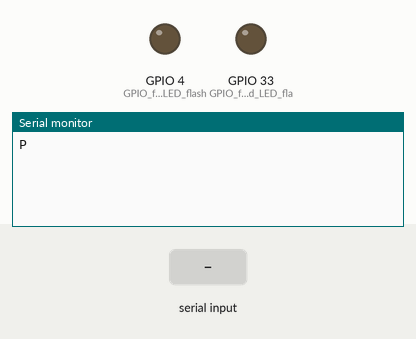
Simulated run of this sketch. Board: ESP32. On the bench: output pins drawn as LEDs (lit = HIGH), the last lines printed to the serial monitor. The inputs (shaded band) are chosen by the test bench. Storage starts empty; the camera gives no picture.

Above: at 0.8 s.
0.9 s: "H_\n" received over Serial
At 2.0 s:
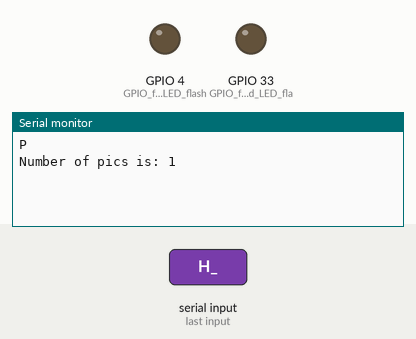
At 2.9 s:
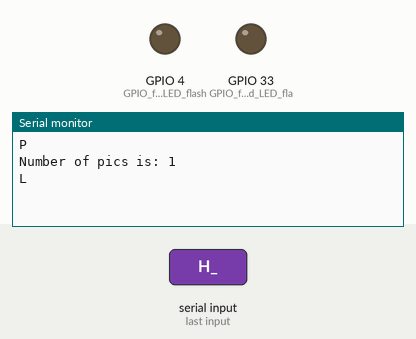

Measured:
- after the input at 0.9 s, the serial monitor: prints a new line at once (image 1)

The sketch:

KiloCam_V3_LT_ESP32Code_03042024.ino
```cpp
/*
 *  WELCOME TO THE CODE FOR ESP32-CAM USED WITH KILOCAM V3 CAMERAS
 *
 *  NOTE: Power your board with 5V (to the 5V pin) from an FTDI programmer while uploading this code.
 *
 *  This code is only compatible with blue KiloCam V3+ boards. Check your PCB for its version.
 *
 *  The code below establishes communications between both PCBs, allowing all settings to be
 *  made in the KiloCam code file. Changing how many photos are in a burst? Go to that file.
 *  These communications reduce power consumption by making image capture more efficient.
 *
 *  No modifications are needed to this code. Simply upload it to your ESP32-CAM board
 *  that you plan to use with a KiloCam V3 or newer board. All modifications should be
 *  made to the KiloCam code file, not this one.
 *
 *  NOTE: It has been documented that certain versions of ESP32 board manager cause SD
 *  cards to not properly mount (open) with ESP32 boards. Please use arduino-esp32 version 2.0.4 or later.
 *  This can be installed by following the instructions at the link below and, in Arduino -> Boards Manager, selecting version 2.0.4.
 *
 *  Link: https://docs.espressif.com/projects/arduino-esp32/en/latest/installing.html#installing-using-arduino-ide
 *
 */

#include <WiFi.h>
#include <WiFiClient.h>
#include <WiFiServer.h>
#include <WiFiUdp.h>
#include "esp_camera.h"
#include "Arduino.h"
#include "FS.h"                // SD Card ESP32
#include "SD_MMC.h"            // SD Card ESP32
#include "soc/soc.h"           // Disable brownout problems
#include "soc/rtc_cntl_reg.h"  // Disable brownout problems
#include "driver/rtc_io.h"

// Pin definition for CAMERA_MODEL_AI_THINKER
#define PWDN_GPIO_NUM     32
#define RESET_GPIO_NUM    -1
#define XCLK_GPIO_NUM      0
#define SIOD_GPIO_NUM     26
#define SIOC_GPIO_NUM     27
#define Y9_GPIO_NUM       35
#define Y8_GPIO_NUM       34
#define Y7_GPIO_NUM       39
#define Y6_GPIO_NUM       36
#define Y5_GPIO_NUM       21
#define Y4_GPIO_NUM       19
#define Y3_GPIO_NUM       18
#define Y2_GPIO_NUM        5
#define VSYNC_GPIO_NUM    25
#define HREF_GPIO_NUM     23
#define PCLK_GPIO_NUM     22

// Initialize variables
char NUMPICS[4];
char PAYLOAD[50];
char TIMESTAMP[15];
int NumPics = 1; // Initialize NumPics variable to one. DO NOT ADJUST.
int LIGHT = 0; // Initialize LIGHT variable
int TEMP = 0; // Initialize TEMP variable

void setup() {

  rtc_gpio_hold_en(GPIO_NUM_4);

  WRITE_PERI_REG(RTC_CNTL_BROWN_OUT_REG, 0); //disable brownout detector
  rtc_gpio_hold_dis(GPIO_NUM_4);  //disable pin hold if it was enabled before sleeping
  WiFi.mode(WIFI_MODE_NULL); // Disable onboard wifi antenna to save power


  Serial.begin(57600);

  //Serial.println();
  //Serial.println("Booting...");

  pinMode(33, OUTPUT);   // GPIO for on-board LED flash
  pinMode(4, OUTPUT); //GPIO for LED flash

  //delay(1000); //startup delay before sending on signal

  // Tell KiloCam the ESP32-Cam is awake
  Serial.println("P");

  // Wait for response
  while(Serial.available() == 0) {
    // No actions here
    };

  // Parse NumPics data from KiloCam
  int i = 0;
  if (Serial.available() > 0) {
    while (Serial.available() > 0) {
      char inByte = Serial.read();
      delay(10);

      if (inByte != '\n') {
        NUMPICS[i] = inByte;
        i++; // Incrementing through the bytes in the message
      } else {
        NUMPICS[i] = 0;
      }
    }

      if (strncmp(NUMPICS, "N_", 2) == 0) {
          // Skip the first two characters ('N_')
          char* token = NUMPICS + 2;

          // Parse the remaining part of the payload as an integer
          NumPics = atoi(token);
          //Serial.print("NumPics: "); Serial.println(NumPics);
      }
  }

  Serial.print("Number of pics is: "); Serial.println(NumPics);

  // Initialize camera
  camera_config_t config;
  // force the frame buffer to be in psRAM
  config.fb_location = CAMERA_FB_IN_PSRAM;
  config.ledc_channel = LEDC_CHANNEL_0;
  config.ledc_timer = LEDC_TIMER_0;
  config.pin_d0 = Y2_GPIO_NUM;
  config.pin_d1 = Y3_GPIO_NUM;
  config.pin_d2 = Y4_GPIO_NUM;
  config.pin_d3 = Y5_GPIO_NUM;
  config.pin_d4 = Y6_GPIO_NUM;
  config.pin_d5 = Y7_GPIO_NUM;
  config.pin_d6 = Y8_GPIO_NUM;
  config.pin_d7 = Y9_GPIO_NUM;
  config.pin_xclk = XCLK_GPIO_NUM;
  config.pin_pclk = PCLK_GPIO_NUM;
  config.pin_vsync = VSYNC_GPIO_NUM;
  config.pin_href = HREF_GPIO_NUM;
  config.pin_sscb_sda = SIOD_GPIO_NUM;
  config.pin_sscb_scl = SIOC_GPIO_NUM;
  config.pin_pwdn = PWDN_GPIO_NUM;
  config.pin_reset = RESET_GPIO_NUM;
  config.xclk_freq_hz = 20000000;
  config.pixel_format = PIXFORMAT_JPEG; //Can also be: YUV422,GRAYSCALE,RGB565,JPEG
  config.grab_mode = CAMERA_GRAB_LATEST; // CRITICAL! If set to CAMERA_GRAB_WHEN_EMPTY you get old images

  // Define frame size, image quality, and number of pictures saved in the frame buffer.

  if(psramFound()){
    config.frame_size = FRAMESIZE_UXGA; // FRAMESIZE_ + QVGA|CIF|VGA|SVGA|XGA|SXGA|UXGA
    config.jpeg_quality = 10; //10-63, lower number is higher quality
    config.fb_count = 2;
  } else {
    config.frame_size = FRAMESIZE_SVGA;
    config.jpeg_quality = 12;
    config.fb_count = 1;
  }

  // Init Camera
  esp_err_t err = esp_camera_init(&config);
  if (err != ESP_OK) {
    //Serial.printf("Camera init failed with error 0x%x", err);
    return;
  }

  // Set camera settings (note that this can be tricky, best to leave as-is.
  // Use ESP32CAM examples > Camera > CameraWebServer to find the best settings for your situation
  sensor_t * s = esp_camera_sensor_get();

  s->set_brightness(s, 0);     // -2 to 2
  //s->set_contrast(s, 2);       // -2 to 2
  //s->set_saturation(s, 0);     // -2 to 2
  //s->set_special_effect(s, 0); // 0 to 6 (0 - No Effect, 1 - Negative, 2 - Grayscale, 3 - Red Tint, 4 - Green Tint, 5 - Blue Tint, 6 - Sepia)
  s->set_whitebal(s, 1);       // 0 = disable , 1 = enable
  s->set_awb_gain(s, 1);       // 0 = disable , 1 = enable
  s->set_wb_mode(s, 1);        // 0 to 4 - if awb_gain enabled (0 - Auto, 1 - Sunny, 2 - Cloudy, 3 - Office, 4 - Home)
  s->set_exposure_ctrl(s, 1);  // 0 = disable , 1 = enable auto exposure!
  //s->set_aec2(s, 0);           // 0 = disable , 1 = enable
  //s->set_ae_level(s, 0);       // -2 to 2
  //s->set_aec_value(s, 300);    // 0 to 1200
  //s->set_gain_ctrl(s, 0);      // 0 = disable , 1 = enable
  //s->set_agc_gain(s, 0);       // 0 to 30
  //s->set_gainceiling(s, (gainceiling_t)0);  // 0 to 6
  s->set_bpc(s, 1);            // 0 = disable , 1 = enable
  s->set_wpc(s, 1);            // 0 = disable , 1 = enable
  //s->set_raw_gma(s, 1);        // 0 = disable , 1 = enable
  s->set_lenc(s, 1);           // 0 = disable , 1 = enable
  // s->set_hmirror(s, 1);        // 0 = disable , 1 = enable
  //s->set_vflip(s, 0);          // 0 = disable , 1 = enable
  //s->set_dcw(s, 1);            // 0 = disable , 1 = enable
  //s->set_colorbar(s, 0);       // 0 = disable , 1 = enable

  //Serial.println("Starting SD Card");

  if(!SD_MMC.begin("/sdcard", true)){
    //Serial.println("SD Card Mount Failed");
    return;
  }

  uint8_t cardType = SD_MMC.cardType();
  if(cardType == CARD_NONE){
    //Serial.println("No SD Card attached");
    return;
  }

  // Take picture and obtain camera buffer
  camera_fb_t * fb = NULL;
  delay(1000); // Delay one second for sensor to power on, shorter and images will look purple


  // Ensure onboard LED is off
  digitalWrite(4, LOW);

  // Capture images according to NumPics input
    for (int I = 0; I < NumPics; I++) {

      // Turn on LED controlled by KiloCam
      Serial.println("L"); // Send KiloCam "L" signal to initiate data send

      // Wait for payload from KiloCam board
      while(Serial.available() == 0) {
      // No actions here
      };

      // Parse message from KiloCam
      int i = 0;
      if (Serial.available() > 0) {
        while (Serial.available() > 0) {
          char inByte = Serial.read();
          delay(10);

          if (inByte != '\n') {
            PAYLOAD[i] = inByte;
            i++; // Incrementing through the bytes in the message
          } else {
          PAYLOAD[i] = 0;
        }
      }

    // Check if the message starts with 'H_' as expected
    if (strstr(PAYLOAD, "H_") == PAYLOAD) {
      // Use strtok to split the message using underscores as delimiters
      char *token = strtok(PAYLOAD, "_");
      if (token != NULL) {
        // The first token should be 'H', so we can skip it
        token = strtok(NULL, "_");

        if (token != NULL) {
          // Copy TIMESTAMP to the TIMESTAMP variable
          strncpy(TIMESTAMP, token, sizeof(TIMESTAMP));
          TIMESTAMP[sizeof(TIMESTAMP) - 1] = '\0'; // Null-terminate the TIMESTAMP
          //Serial.print("TIMESTAMP: "); Serial.println(TIMESTAMP);
          token = strtok(NULL, "_");

          if (token != NULL) {
            // Parse LIGHT as an integer
            LIGHT = atoi(token);
            //Serial.print("LIGHT: "); Serial.println(LIGHT);
            token = strtok(NULL, "_");

            if (token != NULL) {
              // Parse TEMP as an integer
              TEMP = atoi(token);
              //Serial.print("TEMP: "); Serial.println(TEMP);
              }
            }
          }
        }
      }
    }

      // Now that we have the metadata, take a photo and save it with it.
      // Obtain buffer
      fb = esp_camera_fb_get();
      if(!fb) {
        //Serial.println("Camera capture failed");
        return;
      };

      Serial.println("D"); // Send KiloCam "D" signal to KiloCam to mark photo is captured

      // Creating filename with environmental data
      char path[35]; // Define a character array to store the filename

      // Construct the filename path
      snprintf(path, sizeof(path), "/IMG_%s_L%d_T%d.jpg", TIMESTAMP, LIGHT, TEMP);

      fs::FS &fs = SD_MMC;
      //Serial.printf("Picture %i file name: %s\n", I, path);

      // Create files
      File file = fs.open(path, FILE_WRITE);
      if(!file){
        //Serial.println("Failed to open file in writing mode");
      }
      else {
        file.write(fb->buf, fb->len);
      }
      file.close();
      //Serial.printf("Picture %i file name written: %s\n", I, path);

      //return camera frame buffer
      esp_camera_fb_return(fb);
      //delay(250); // Spacing between photos

    }
  // Unmount the SD card
  SD_MMC.end();

  // Turns off the ESP32-CAM white on-board LED (flash) connected to GPIO 4
  rtc_gpio_hold_en(GPIO_NUM_4);
  digitalWrite(4, LOW);

  Serial.println("Q"); // Send Kilocam "Q" character to initiate power down of ESP32-CAM
  // delay(50);
  Serial.flush();
  esp_deep_sleep_start();
}

void loop() {
}
```
